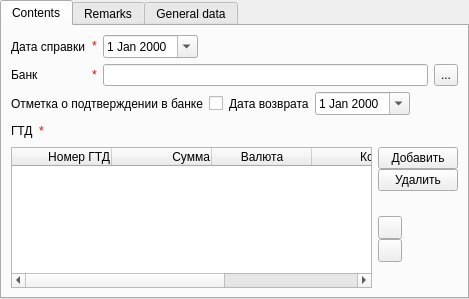
<?xml version="1.0" encoding="UTF-8"?>
<ui version="4.0">
 <class>icdocCardPage</class>
 <widget class="ma::chrono::CardPage" name="icdocCardPage">
  <property name="geometry">
   <rect>
    <x>0</x>
    <y>0</y>
    <width>469</width>
    <height>299</height>
   </rect>
  </property>
  <property name="windowTitle">
   <string> - Inquiry on confirming documents</string>
  </property>
  <layout class="QVBoxLayout" name="verticalLayout">
   <property name="margin">
    <number>0</number>
   </property>
   <item>
    <widget class="QTabWidget" name="tabWidget">
     <property name="currentIndex">
      <number>0</number>
     </property>
     <property name="movable">
      <bool>true</bool>
     </property>
     <widget class="QWidget" name="contentsTab">
      <attribute name="title">
       <string>Contents</string>
      </attribute>
      <layout class="QGridLayout" name="gridLayout">
       <item row="4" column="1">
        <layout class="QHBoxLayout" name="horizontalLayout_13">
         <item>
          <widget class="QLineEdit" name="bankEdit">
           <property name="readOnly">
            <bool>true</bool>
           </property>
          </widget>
         </item>
         <item>
          <widget class="QToolButton" name="bankBtn">
           <property name="sizePolicy">
            <sizepolicy hsizetype="Fixed" vsizetype="Preferred">
             <horstretch>0</horstretch>
             <verstretch>0</verstretch>
            </sizepolicy>
           </property>
           <property name="text">
            <string>...</string>
           </property>
          </widget>
         </item>
        </layout>
       </item>
       <item row="0" column="0">
        <layout class="QHBoxLayout" name="horizontalLayout">
         <item>
          <widget class="QLabel" name="label_3">
           <property name="text">
            <string>Дата справки</string>
           </property>
          </widget>
         </item>
         <item>
          <widget class="QLabel" name="asterikLabel">
           <property name="sizePolicy">
            <sizepolicy hsizetype="Maximum" vsizetype="Preferred">
             <horstretch>0</horstretch>
             <verstretch>0</verstretch>
            </sizepolicy>
           </property>
           <property name="toolTip">
            <string>required field</string>
           </property>
           <property name="text">
            <string>&lt;!DOCTYPE HTML PUBLIC &quot;-//W3C//DTD HTML 4.0//EN&quot; &quot;http://www.w3.org/TR/REC-html40/strict.dtd&quot;&gt;
&lt;html&gt;
&lt;head&gt;
&lt;meta name=&quot;qrichtext&quot; content=&quot;1&quot;/&gt;
&lt;/head&gt;
&lt;body&gt;
&lt;span style=&quot; color:red;&quot;&gt;*&lt;/span&gt;
&lt;/body&gt;
&lt;/html&gt;</string>
           </property>
          </widget>
         </item>
        </layout>
       </item>
       <item row="4" column="0">
        <layout class="QHBoxLayout" name="horizontalLayout_4">
         <item>
          <widget class="QLabel" name="label_18">
           <property name="text">
            <string>Банк</string>
           </property>
          </widget>
         </item>
         <item>
          <widget class="QLabel" name="asterikLabel_2">
           <property name="sizePolicy">
            <sizepolicy hsizetype="Maximum" vsizetype="Preferred">
             <horstretch>0</horstretch>
             <verstretch>0</verstretch>
            </sizepolicy>
           </property>
           <property name="toolTip">
            <string>required field</string>
           </property>
           <property name="text">
            <string>&lt;!DOCTYPE HTML PUBLIC &quot;-//W3C//DTD HTML 4.0//EN&quot; &quot;http://www.w3.org/TR/REC-html40/strict.dtd&quot;&gt;
&lt;html&gt;
&lt;head&gt;
&lt;meta name=&quot;qrichtext&quot; content=&quot;1&quot;/&gt;
&lt;/head&gt;
&lt;body&gt;
&lt;span style=&quot; color:red;&quot;&gt;*&lt;/span&gt;
&lt;/body&gt;
&lt;/html&gt;</string>
           </property>
          </widget>
         </item>
        </layout>
       </item>
       <item row="6" column="0" colspan="2">
        <layout class="QHBoxLayout" name="horizontalLayout_5">
         <item>
          <widget class="QLabel" name="label_19">
           <property name="text">
            <string>ГТД</string>
           </property>
          </widget>
         </item>
         <item>
          <widget class="QLabel" name="asterikLabel_3">
           <property name="sizePolicy">
            <sizepolicy hsizetype="Maximum" vsizetype="Preferred">
             <horstretch>0</horstretch>
             <verstretch>0</verstretch>
            </sizepolicy>
           </property>
           <property name="toolTip">
            <string>required field</string>
           </property>
           <property name="text">
            <string>&lt;!DOCTYPE HTML PUBLIC &quot;-//W3C//DTD HTML 4.0//EN&quot; &quot;http://www.w3.org/TR/REC-html40/strict.dtd&quot;&gt;
&lt;html&gt;
&lt;head&gt;
&lt;meta name=&quot;qrichtext&quot; content=&quot;1&quot;/&gt;
&lt;/head&gt;
&lt;body&gt;
&lt;span style=&quot; color:red;&quot;&gt;*&lt;/span&gt;
&lt;/body&gt;
&lt;/html&gt;</string>
           </property>
          </widget>
         </item>
         <item>
          <spacer name="horizontalSpacer">
           <property name="orientation">
            <enum>Qt::Horizontal</enum>
           </property>
           <property name="sizeHint" stdset="0">
            <size>
             <width>40</width>
             <height>20</height>
            </size>
           </property>
          </spacer>
         </item>
        </layout>
       </item>
       <item row="8" column="0" colspan="2">
        <layout class="QHBoxLayout" name="horizontalLayout_2">
         <item>
          <widget class="QTableWidget" name="ccdTable">
           <property name="editTriggers">
            <set>QAbstractItemView::NoEditTriggers</set>
           </property>
           <property name="selectionMode">
            <enum>QAbstractItemView::SingleSelection</enum>
           </property>
           <property name="selectionBehavior">
            <enum>QAbstractItemView::SelectRows</enum>
           </property>
           <attribute name="horizontalHeaderHighlightSections">
            <bool>false</bool>
           </attribute>
           <attribute name="horizontalHeaderStretchLastSection">
            <bool>true</bool>
           </attribute>
           <attribute name="verticalHeaderVisible">
            <bool>false</bool>
           </attribute>
           <attribute name="verticalHeaderVisible">
            <bool>false</bool>
           </attribute>
           <attribute name="horizontalHeaderStretchLastSection">
            <bool>true</bool>
           </attribute>
           <attribute name="horizontalHeaderHighlightSections">
            <bool>false</bool>
           </attribute>
           <column>
            <property name="text">
             <string>Номер ГТД</string>
            </property>
            <property name="textAlignment">
             <set>AlignRight|AlignVCenter</set>
            </property>
           </column>
           <column>
            <property name="text">
             <string>Сумма</string>
            </property>
            <property name="textAlignment">
             <set>AlignRight|AlignVCenter</set>
            </property>
           </column>
           <column>
            <property name="text">
             <string>Валюта</string>
            </property>
           </column>
           <column>
            <property name="text">
             <string>Контракт</string>
            </property>
            <property name="textAlignment">
             <set>AlignRight|AlignVCenter</set>
            </property>
           </column>
           <column>
            <property name="text">
             <string>Паспорт сделки</string>
            </property>
            <property name="textAlignment">
             <set>AlignRight|AlignVCenter</set>
            </property>
           </column>
          </widget>
         </item>
         <item>
          <widget class="QWidget" name="ccdTableModifyPanel" native="true">
           <layout class="QVBoxLayout" name="verticalLayout_3">
            <property name="spacing">
             <number>0</number>
            </property>
            <property name="margin">
             <number>0</number>
            </property>
            <item>
             <layout class="QVBoxLayout" name="verticalLayout_4">
              <item>
               <widget class="QPushButton" name="addCcdBtn">
                <property name="text">
                 <string>Добавить</string>
                </property>
               </widget>
              </item>
              <item>
               <widget class="QPushButton" name="removeCcdBtn">
                <property name="text">
                 <string>Удалить</string>
                </property>
               </widget>
              </item>
              <item>
               <spacer name="verticalSpacer_3">
                <property name="orientation">
                 <enum>Qt::Vertical</enum>
                </property>
                <property name="sizeHint" stdset="0">
                 <size>
                  <width>20</width>
                  <height>40</height>
                 </size>
                </property>
               </spacer>
              </item>
              <item>
               <widget class="QToolButton" name="moveUpBtn"/>
              </item>
              <item>
               <widget class="QToolButton" name="moveDownBtn"/>
              </item>
              <item>
               <spacer name="verticalSpacer">
                <property name="orientation">
                 <enum>Qt::Vertical</enum>
                </property>
                <property name="sizeHint" stdset="0">
                 <size>
                  <width>20</width>
                  <height>40</height>
                 </size>
                </property>
               </spacer>
              </item>
             </layout>
            </item>
           </layout>
          </widget>
         </item>
        </layout>
       </item>
       <item row="0" column="1">
        <layout class="QHBoxLayout" name="horizontalLayout_24">
         <item>
          <widget class="QDateEdit" name="icdocDateEdit">
           <property name="calendarPopup">
            <bool>true</bool>
           </property>
          </widget>
         </item>
         <item>
          <spacer name="horizontalSpacer_2">
           <property name="orientation">
            <enum>Qt::Horizontal</enum>
           </property>
           <property name="sizeHint" stdset="0">
            <size>
             <width>40</width>
             <height>20</height>
            </size>
           </property>
          </spacer>
         </item>
        </layout>
       </item>
       <item row="5" column="0" colspan="2">
        <layout class="QHBoxLayout" name="horizontalLayout_6">
         <item>
          <widget class="QLabel" name="label_20">
           <property name="text">
            <string>Отметка о подтверждении в банке</string>
           </property>
          </widget>
         </item>
         <item>
          <widget class="QCheckBox" name="stateCheck">
           <property name="text">
            <string/>
           </property>
          </widget>
         </item>
         <item>
          <widget class="QLabel" name="recvDateLabel">
           <property name="text">
            <string>Дата возврата</string>
           </property>
          </widget>
         </item>
         <item>
          <widget class="QDateEdit" name="recvDateEdit">
           <property name="calendarPopup">
            <bool>true</bool>
           </property>
          </widget>
         </item>
         <item>
          <spacer name="horizontalSpacer_3">
           <property name="orientation">
            <enum>Qt::Horizontal</enum>
           </property>
           <property name="sizeHint" stdset="0">
            <size>
             <width>40</width>
             <height>20</height>
            </size>
           </property>
          </spacer>
         </item>
        </layout>
       </item>
      </layout>
     </widget>
     <widget class="QWidget" name="remarksTab">
      <attribute name="title">
       <string>Remarks</string>
      </attribute>
      <layout class="QVBoxLayout" name="verticalLayout_2">
       <item>
        <widget class="QTextEdit" name="remarksEdit">
         <property name="tabChangesFocus">
          <bool>true</bool>
         </property>
        </widget>
       </item>
      </layout>
     </widget>
     <widget class="QWidget" name="generalTab">
      <attribute name="title">
       <string>General data</string>
      </attribute>
      <layout class="QGridLayout" name="gridLayout_2">
       <item row="0" column="0">
        <widget class="QLabel" name="label_14">
         <property name="text">
          <string>User, creator</string>
         </property>
        </widget>
       </item>
       <item row="0" column="1">
        <layout class="QHBoxLayout" name="horizontalLayout_17">
         <item>
          <widget class="QLineEdit" name="createUserEdit">
           <property name="readOnly">
            <bool>true</bool>
           </property>
          </widget>
         </item>
         <item>
          <widget class="QToolButton" name="createUserBtn">
           <property name="sizePolicy">
            <sizepolicy hsizetype="Fixed" vsizetype="Preferred">
             <horstretch>0</horstretch>
             <verstretch>0</verstretch>
            </sizepolicy>
           </property>
           <property name="text">
            <string>...</string>
           </property>
          </widget>
         </item>
        </layout>
       </item>
       <item row="1" column="0">
        <widget class="QLabel" name="label_17">
         <property name="text">
          <string>Time, created</string>
         </property>
        </widget>
       </item>
       <item row="1" column="1">
        <layout class="QHBoxLayout" name="horizontalLayout_19">
         <item>
          <widget class="QLineEdit" name="createTimeEdit">
           <property name="readOnly">
            <bool>true</bool>
           </property>
          </widget>
         </item>
        </layout>
       </item>
       <item row="2" column="0">
        <widget class="QLabel" name="label_16">
         <property name="text">
          <string>User, last update</string>
         </property>
        </widget>
       </item>
       <item row="2" column="1">
        <layout class="QHBoxLayout" name="horizontalLayout_18">
         <item>
          <widget class="QLineEdit" name="updateUserEdit">
           <property name="readOnly">
            <bool>true</bool>
           </property>
          </widget>
         </item>
         <item>
          <widget class="QToolButton" name="updateUserBtn">
           <property name="sizePolicy">
            <sizepolicy hsizetype="Fixed" vsizetype="Preferred">
             <horstretch>0</horstretch>
             <verstretch>0</verstretch>
            </sizepolicy>
           </property>
           <property name="text">
            <string>...</string>
           </property>
          </widget>
         </item>
        </layout>
       </item>
       <item row="3" column="0">
        <widget class="QLabel" name="label_15">
         <property name="text">
          <string>Time, last update</string>
         </property>
        </widget>
       </item>
       <item row="3" column="1">
        <layout class="QHBoxLayout" name="horizontalLayout_16">
         <item>
          <widget class="QLineEdit" name="updateTimeEdit">
           <property name="readOnly">
            <bool>true</bool>
           </property>
          </widget>
         </item>
        </layout>
       </item>
       <item row="4" column="1">
        <spacer name="verticalSpacer_2">
         <property name="orientation">
          <enum>Qt::Vertical</enum>
         </property>
         <property name="sizeHint" stdset="0">
          <size>
           <width>20</width>
           <height>40</height>
          </size>
         </property>
        </spacer>
       </item>
      </layout>
     </widget>
    </widget>
   </item>
  </layout>
 </widget>
 <customwidgets>
  <customwidget>
   <class>ma::chrono::CardPage</class>
   <extends>QWidget</extends>
   <header location="global">ma/chrono/cardpage.h</header>
   <container>1</container>
  </customwidget>
 </customwidgets>
 <tabstops>
  <tabstop>tabWidget</tabstop>
  <tabstop>icdocDateEdit</tabstop>
  <tabstop>bankEdit</tabstop>
  <tabstop>bankBtn</tabstop>
  <tabstop>stateCheck</tabstop>
  <tabstop>recvDateEdit</tabstop>
  <tabstop>ccdTable</tabstop>
  <tabstop>addCcdBtn</tabstop>
  <tabstop>removeCcdBtn</tabstop>
  <tabstop>moveUpBtn</tabstop>
  <tabstop>moveDownBtn</tabstop>
  <tabstop>remarksEdit</tabstop>
  <tabstop>createUserEdit</tabstop>
  <tabstop>createUserBtn</tabstop>
  <tabstop>createTimeEdit</tabstop>
  <tabstop>updateUserEdit</tabstop>
  <tabstop>updateUserBtn</tabstop>
  <tabstop>updateTimeEdit</tabstop>
 </tabstops>
 <resources/>
 <connections/>
</ui>
